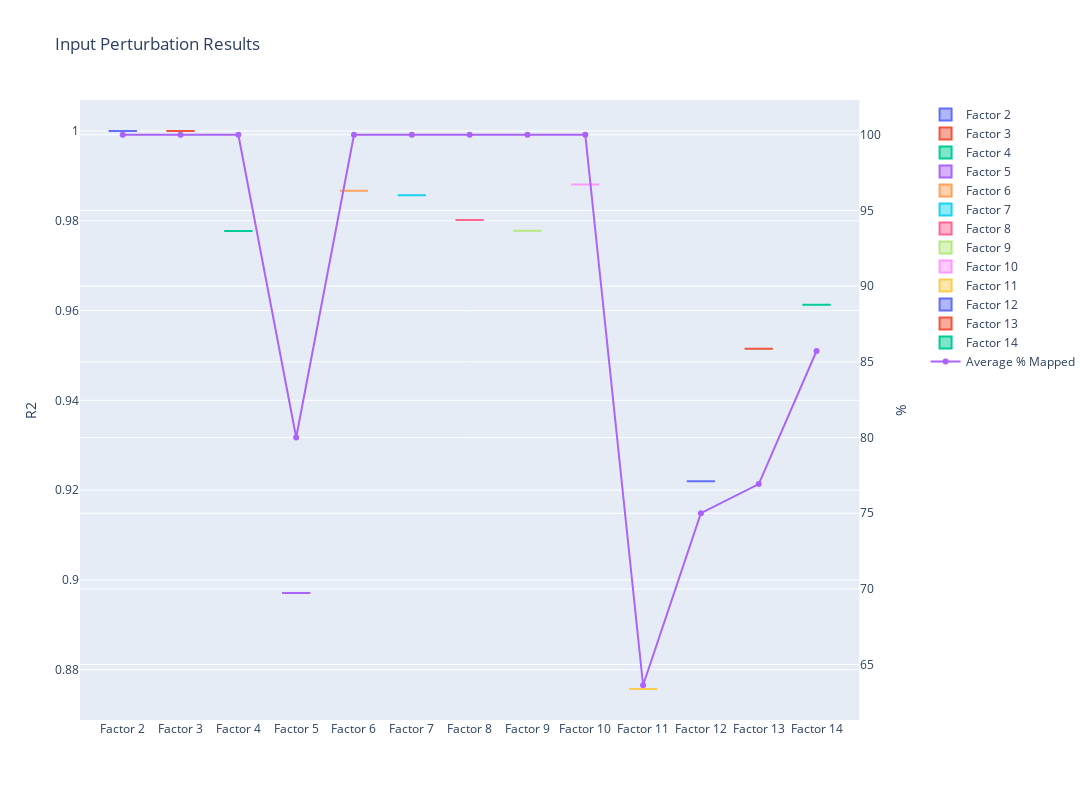

The notebook cell this image was saved under:
### Code cell
batch_fig = make_subplots(specs=[[{"secondary_y": True}]])
for i in range(max_factors-min_factors+1):
    i_results = coef_mean[i]
    i_label = factor_labels[i]
    batch_fig.add_trace(go.Box(y=i_results, name=i_label), secondary_y=False)
batch_fig.add_trace(go.Scatter(x=factor_labels, y=np.mean(mapping_mean, axis=1)* 100, name="Average % Mapped"), secondary_y=True)
batch_fig.update_layout(title="Input Perturbation Results", width=1200, height=800)
batch_fig.update_yaxes(secondary_y=False, title_text="R2")
batch_fig.update_yaxes(secondary_y=True, title_text="%")
batch_fig.show()

### Figure 1 — Plotly figure (JSON) as saved in the notebook; plotly's stock layout.template omitted (floating-point values rounded to 4 significant figures)
{"data": [{"name": "Factor 2", "type": "box", "xaxis": "x", "y": [1, 1, 1, 1, 1, 1, 1, 1, 1, 1, 1, 1, 1, 1, 1, 1, 1, 1, 1, 1], "yaxis": "y"}, {"name": "Factor 3", "type": "box", "xaxis": "x", "y": [1, 1, 1, 1, 1, 1, 1, 1, 1, 1, 1, 1, 1, 1, 1, 1, 1, 1, 1, 1], "yaxis": "y"}, {"name": "Factor 4", "type": "box", "xaxis": "x", "y": [0.9777, 0.9777, 0.9777, 0.9777, 0.9777, 0.9777, 0.9777, 0.9777, 0.9777, 0.9777, 0.9777, 0.9777, 0.9777, 0.9777, 0.9777, 0.9777, 0.9777, 0.9777, 0.9777, 0.9777], "yaxis": "y"}, {"name": "Factor 5", "type": "box", "xaxis": "x", "y": [0.8971, 0.8971, 0.8971, 0.8971, 0.8971, 0.8971, 0.8971, 0.8971, 0.8971, 0.8971, 0.8971, 0.8971, 0.8971, 0.8971, 0.8971, 0.8971, 0.8971, 0.8971, 0.8971, 0.8971], "yaxis": "y"}, {"name": "Factor 6", "type": "box", "xaxis": "x", "y": [0.9867, 0.9867, 0.9867, 0.9867, 0.9867, 0.9867, 0.9867, 0.9867, 0.9867, 0.9867, 0.9867, 0.9867, 0.9867, 0.9867, 0.9867, 0.9867, 0.9867, 0.9867, 0.9867, 0.9867], "yaxis": "y"}, {"name": "Factor 7", "type": "box", "xaxis": "x", "y": [0.9857, 0.9857, 0.9857, 0.9857, 0.9857, 0.9857, 0.9857, 0.9857, 0.9857, 0.9857, 0.9857, 0.9857, 0.9857, 0.9857, 0.9857, 0.9857, 0.9857, 0.9857, 0.9857, 0.9857], "yaxis": "y"}, {"name": "Factor 8", "type": "box", "xaxis": "x", "y": [0.9802, 0.9802, 0.9802, 0.9802, 0.9802, 0.9802, 0.9802, 0.9802, 0.9802, 0.9802, 0.9802, 0.9802, 0.9802, 0.9802, 0.9802, 0.9802, 0.9802, 0.9802, 0.9802, 0.9802], "yaxis": "y"}, {"name": "Factor 9", "type": "box", "xaxis": "x", "y": [0.9778, 0.9778, 0.9778, 0.9778, 0.9778, 0.9778, 0.9778, 0.9778, 0.9778, 0.9778, 0.9778, 0.9778, 0.9778, 0.9778, 0.9778, 0.9778, 0.9778, 0.9778, 0.9778, 0.9778], "yaxis": "y"}, {"name": "Factor 10", "type": "box", "xaxis": "x", "y": [0.9881, 0.9881, 0.9881, 0.9881, 0.9881, 0.9881, 0.9881, 0.9881, 0.9881, 0.9881, 0.9881, 0.9881, 0.9881, 0.9881, 0.9881, 0.9881, 0.9881, 0.9881, 0.9881, 0.9881], "yaxis": "y"}, {"name": "Factor 11", "type": "box", "xaxis": "x", "y": [0.8757, 0.8757, 0.8757, 0.8757, 0.8757, 0.8757, 0.8757, 0.8757, 0.8757, 0.8757, 0.8757, 0.8757, 0.8757, 0.8757, 0.8757, 0.8757, 0.8757, 0.8757, 0.8757, 0.8757], "yaxis": "y"}, {"name": "Factor 12", "type": "box", "xaxis": "x", "y": [0.922, 0.922, 0.922, 0.922, 0.922, 0.922, 0.922, 0.922, 0.922, 0.922, 0.922, 0.922, 0.922, 0.922, 0.922, 0.922, 0.922, 0.922, 0.922, 0.922], "yaxis": "y"}, {"name": "Factor 13", "type": "box", "xaxis": "x", "y": [0.9515, 0.9515, 0.9515, 0.9515, 0.9515, 0.9515, 0.9515, 0.9515, 0.9515, 0.9515, 0.9515, 0.9515, 0.9515, 0.9515, 0.9515, 0.9515, 0.9515, 0.9515, 0.9515, 0.9515], "yaxis": "y"}, {"name": "Factor 14", "type": "box", "xaxis": "x", "y": [0.9613, 0.9613, 0.9613, 0.9613, 0.9613, 0.9613, 0.9613, 0.9613, 0.9613, 0.9613, 0.9613, 0.9613, 0.9613, 0.9613, 0.9613, 0.9613, 0.9613, 0.9613, 0.9613, 0.9613], "yaxis": "y"}, {"name": "Average % Mapped", "type": "scatter", "x": ["Factor 2", "Factor 3", "Factor 4", "Factor 5", "Factor 6", "Factor 7", "Factor 8", "Factor 9", "Factor 10", "Factor 11", "Factor 12", "Factor 13", "Factor 14"], "xaxis": "x", "y": [100, 100, 100, 80.0, 100, 100, 100, 100, 100, 63.64, 75, 76.92, 85.71], "yaxis": "y2"}], "layout": {"height": 800, "title": {"text": "Input Perturbation Results"}, "width": 1200, "xaxis": {"anchor": "y", "autorange": true, "domain": [0, 0.94], "range": [-0.7312, 12.73], "type": "category"}, "yaxis": {"anchor": "x", "autorange": true, "domain": [0, 1], "range": [0.8688, 1.007], "title": {"text": "R2"}, "type": "linear"}, "yaxis2": {"anchor": "x", "autorange": true, "overlaying": "y", "range": [61.34, 102.3], "side": "right", "title": {"text": "%"}, "type": "linear"}}}
